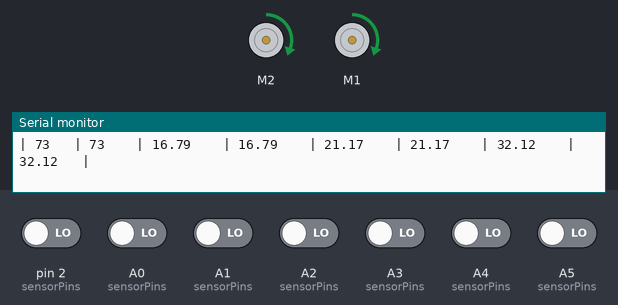
The sketch below on a simulated Arduino Uno, built with avr-gcc and run on an emulated ATmega328P. On the bench: 2 × DC motor (green arrow = forward, orange = backward, longer = faster), the last lines printed to the serial monitor. Inputs (shaded band) come from the test bench; at power-on: A0 (sensorPins), A1 (sensorPins), A2 (sensorPins), A3 (sensorPins), A4 (sensorPins), A5 (sensorPins), pin 2 (sensorPins) LOW.

Above: at 1.2 s.
1.3 s: pin 2 (sensorPins) driven HIGH
At 2.5 s:
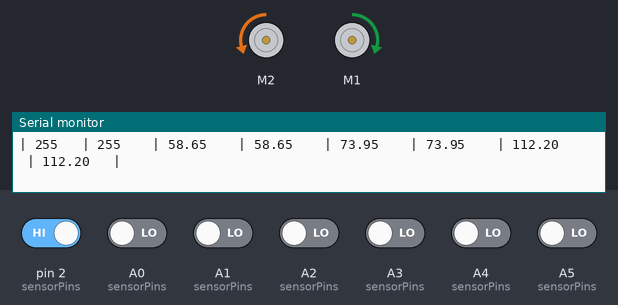
2.8 s: A1 (sensorPins) driven HIGH
At 4.0 s:
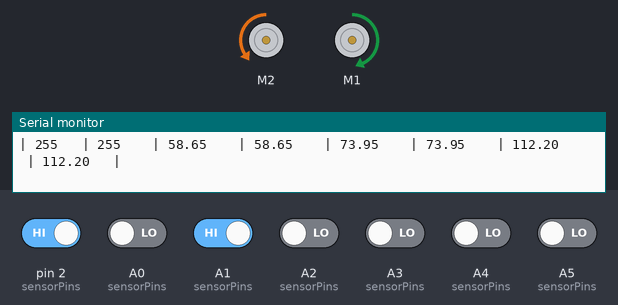
4.3 s: A2 (sensorPins) driven HIGH
At 5.0 s:
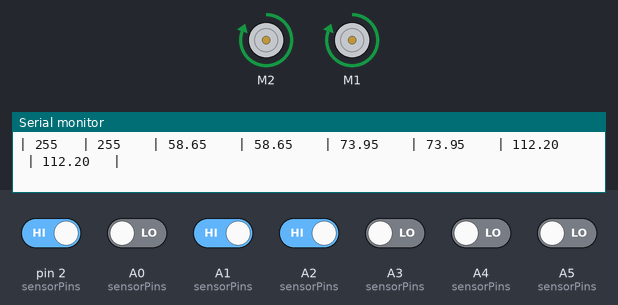
5.8 s: A4 (sensorPins) driven HIGH
At 6.3 s:
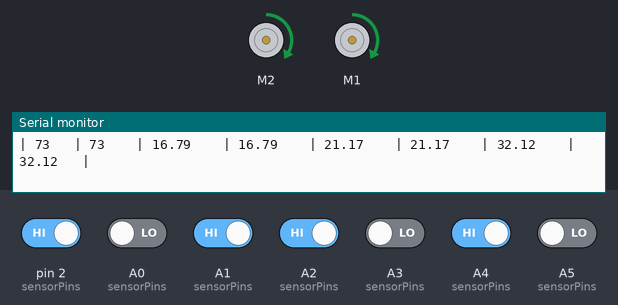
8.8 s: pin 2 (sensorPins) driven LOW
At 9.6 s:
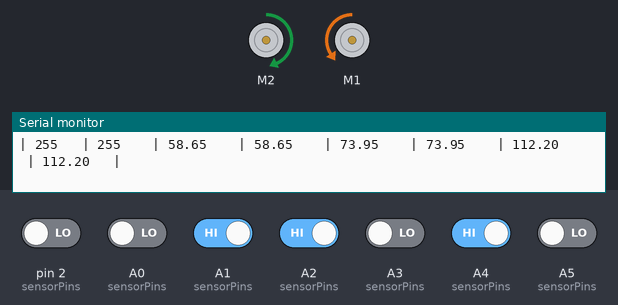
10.3 s: A0 (sensorPins) driven HIGH
Timing chart, 0 to 12.8 s (numbered marks = the images above; inputs shaded):
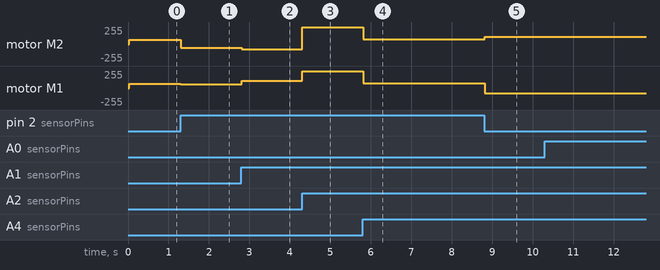

The sketch:

final_final_done_finished_reversed_turn.ino
```cpp
#include <AFMotor.h>

// Motor connections using Adafruit Motor Shield v1
AF_DCMotor motor1(2);  // Right motor
AF_DCMotor motor2(1);  // Left motor

// Sensor configuration
#define NUM_SENSORS 7
const int C = A0;
const int R3 = A1;
const int L1 = A2;
const int R2 = A3;
const int L3 = A4;
const int L2 = A5;
const int R1 = 2;
float straightspeedmultiplier = 0.85;
float revfact = 0.7;//0.8  // Reverse speed factor for middle and outer sensors only

const int sensorPins[NUM_SENSORS] = {L3, L2, L1, C, R1, R2, R3};
int sensorValues[NUM_SENSORS];

// PID constants
float Kp = 2.9337;  // Proportional
float Ki = 0.0001;  // Integral
float Kd = 11.5;    // Derivative

// PID variables
int error, lastError = 0;
int P, I, D, PIDvalue;
int baseSpeed = 150;
float speedFactor = 0.49; //49 // General speed scaling

// Turn factors (low for inner, high for outer)
float turnFactorInner = 0.23;
float turnFactorMiddle = 0.29;//0.449
float turnFactorOuter = 0.44;//0.518

void setup() {
  Serial.begin(115200);
  Serial.println("\n-------------------------------------------------------------------------------------------------");
  Serial.println("| LeftSpeed | RightSpeed | L_Inner | R_Inner | L_Middle | R_Middle | L_Outer | R_Outer |");
  Serial.println("-------------------------------------------------------------------------------------------------");

  // Initialize motors
  motor1.setSpeed(50);
  motor2.setSpeed(50);
  motor1.run(RELEASE);
  motor2.run(RELEASE);

  // Initialize sensors
  for (int i = 0; i < NUM_SENSORS; i++) {
    pinMode(sensorPins[i], INPUT);
  }
}

void loop() {
  int position = readSensors();
  error = (NUM_SENSORS - 1) * 500 - position;

  // PID calculations
  P = error;
  I += error;
  D = error - lastError;
  lastError = error;
  PIDvalue = (Kp * P) + (Ki * I) + (Kd * D);

  // Calculate speed
  int leftSpeed = baseSpeed - PIDvalue;
  int rightSpeed = baseSpeed + PIDvalue;

  // Determine direction
  bool leftBackward = leftSpeed < 0;
  bool rightBackward = rightSpeed < 0;

  // Take absolute speed values
  leftSpeed = constrain(abs(leftSpeed) * speedFactor, 0, 255);
  rightSpeed = constrain(abs(rightSpeed) * speedFactor, 0, 255);
  I = constrain(I, -500, 500);  // Prevent excessive accumulation

  if (error == 0) {
    leftSpeed = rightSpeed = baseSpeed * speedFactor;  // Ensure perfect straight-line movement
  }

  Serial.print("| ");
  Serial.print(leftSpeed);
  Serial.print("\t | ");
  Serial.print(rightSpeed);
  Serial.print("\t  | ");
  Serial.print(leftSpeed * turnFactorInner);
  Serial.print("\t  | ");
  Serial.print(rightSpeed * turnFactorInner);
  Serial.print("\t  | ");
  Serial.print(leftSpeed * turnFactorMiddle);
  Serial.print("\t  | ");
  Serial.print(rightSpeed * turnFactorMiddle);
  Serial.print("\t  | ");
  Serial.print(leftSpeed * turnFactorOuter);
  Serial.print("\t  | ");
  Serial.print(rightSpeed * turnFactorOuter);
  Serial.println("\t |");

  // Apply movement
  applyMotorControl(leftSpeed, rightSpeed, leftBackward, rightBackward);
}

void applyMotorControl(int leftSpeed, int rightSpeed, bool leftBackward, bool rightBackward) {
  // Check for T point
  if (sensorValues[2] == 1 && sensorValues[4] == 1) {
    setMotorSpeeds(rightSpeed, leftSpeed, false, false);
    return;
  }

  // Handle extreme turns using outermost sensors (L3 and R3) - strongest correction
  if (sensorValues[0] == 1) {  // Leftmost sensor triggered (L3) -> extreme correction (turn right)
    setMotorSpeeds(rightSpeed * turnFactorOuter , leftSpeed * turnFactorOuter* revfact, false, true);
  } else if (sensorValues[6] == 1) {  // Rightmost sensor triggered (R3) -> extreme correction (turn left)
    setMotorSpeeds(rightSpeed * turnFactorOuter* revfact, leftSpeed * turnFactorOuter , true, false);
  }
  // Handle middle sensors for 45° turns - moderate correction
  else if (sensorValues[1] == 1) {  // Middle left sensor triggered (L2) -> moderate correction (turn right)
    setMotorSpeeds(rightSpeed * turnFactorMiddle , leftSpeed * turnFactorMiddle* revfact, false, true);
  } else if (sensorValues[5] == 1) {  // Middle right sensor triggered (R2) -> moderate correction (turn left)
    setMotorSpeeds(rightSpeed * turnFactorMiddle* revfact, leftSpeed * turnFactorMiddle , true, false);
  }
  // Handle inner sensors for slight correction - weakest correction (NO revfact applied)
  else if (sensorValues[2] == 1) {  // Inner left sensor triggered (L1)
    setMotorSpeeds(rightSpeed * turnFactorInner, leftSpeed * turnFactorInner, false, true);
  } else if (sensorValues[4] == 1) {  // Inner right sensor triggered (R1)
    setMotorSpeeds(rightSpeed * turnFactorInner, leftSpeed * turnFactorInner, true, false);
  }
  else {  // Normal PID-controlled movement (NO revfact applied)
    setMotorSpeeds(rightSpeed * straightspeedmultiplier, leftSpeed * straightspeedmultiplier, rightBackward, leftBackward);
  }
}

void setMotorSpeeds(int rightSpeed, int leftSpeed, bool rightBackward, bool leftBackward) {
  // Set motor1 (right motor)
  motor1.setSpeed(rightSpeed);
  motor1.run(rightBackward ? BACKWARD : FORWARD);

  // Set motor2 (left motor)
  motor2.setSpeed(leftSpeed);
  motor2.run(leftBackward ? BACKWARD : FORWARD);
}

int readSensors() {
  int weightedSum = 0;
  int sum = 0;
  for (int i = 0; i < NUM_SENSORS; i++) {
    sensorValues[i] = digitalRead(sensorPins[i]);
    if (sensorValues[i] == 1) {
      weightedSum += i * 1000;
      sum++;
    }
  }
  return (sum == 0) ? ((NUM_SENSORS - 1) * 500) : (weightedSum / sum);
}
```

Measured:
- after the input at 1.3 s, motor M2: forward 62/255 → backward 58/255 at once; motor M1: forward 62/255 → forward 58/255 at once
- after the input at 2.8 s, motor M2: backward 58/255 → backward 78/255 at once; motor M1: forward 58/255 → forward 112/255 at once
- after the input at 4.3 s, motor M2: backward 78/255 → forward 255/255 at once; motor M1: forward 112/255 → forward 255/255 at once
- after the input at 5.8 s, motor M2, motor M1: forward 255/255 → forward 73/255 at once
- after the input at 8.8 s, motor M2: forward 73/255 → forward 112/255 at once; motor M1: forward 73/255 → backward 78/255 at once
